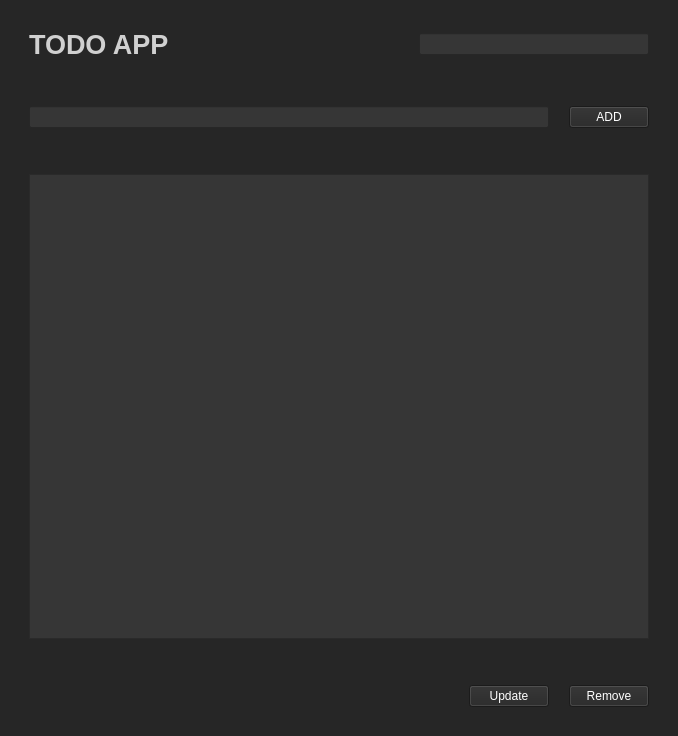
<?xml version="1.0" encoding="UTF-8"?>
<ui version="4.0">
 <class>TODO</class>
 <widget class="QMainWindow" name="TODO">
  <property name="geometry">
   <rect>
    <x>0</x>
    <y>0</y>
    <width>678</width>
    <height>736</height>
   </rect>
  </property>
  <property name="windowTitle">
   <string>MainWindow</string>
  </property>
  <property name="styleSheet">
   <string notr="true">background-color: rgb(54, 54, 54);</string>
  </property>
  <property name="unifiedTitleAndToolBarOnMac">
   <bool>true</bool>
  </property>
  <widget class="QWidget" name="centralwidget">
   <property name="styleSheet">
    <string notr="true">background-color: rgb(38, 38, 38);
</string>
   </property>
   <layout class="QGridLayout" name="gridLayout">
    <item row="0" column="0">
     <layout class="QHBoxLayout" name="horizontalLayout_4">
      <property name="spacing">
       <number>20</number>
      </property>
      <property name="leftMargin">
       <number>20</number>
      </property>
      <property name="topMargin">
       <number>20</number>
      </property>
      <property name="rightMargin">
       <number>20</number>
      </property>
      <property name="bottomMargin">
       <number>20</number>
      </property>
      <item>
       <widget class="QLabel" name="label">
        <property name="styleSheet">
         <string notr="true">color: rgb(208, 208, 208);
font: 14pt &quot;Noto Sans Mono&quot;;</string>
        </property>
        <property name="frameShape">
         <enum>QFrame::NoFrame</enum>
        </property>
        <property name="text">
         <string>&lt;html&gt;&lt;head/&gt;&lt;body&gt;&lt;p&gt;&lt;span style=&quot; font-size:20pt; font-weight:600; font-style:normal;&quot;&gt;TODO APP&lt;/span&gt;&lt;/p&gt;&lt;/body&gt;&lt;/html&gt;</string>
        </property>
        <property name="margin">
         <number>0</number>
        </property>
       </widget>
      </item>
      <item>
       <spacer name="horizontalSpacer_2">
        <property name="orientation">
         <enum>Qt::Horizontal</enum>
        </property>
        <property name="sizeHint" stdset="0">
         <size>
          <width>40</width>
          <height>20</height>
         </size>
        </property>
       </spacer>
      </item>
      <item>
       <widget class="QLineEdit" name="search_box">
        <property name="focusPolicy">
         <enum>Qt::ClickFocus</enum>
        </property>
        <property name="styleSheet">
         <string notr="true">color: rgb(255, 255, 255);
background-color: rgb(54, 54, 54);</string>
        </property>
       </widget>
      </item>
     </layout>
    </item>
    <item row="1" column="0">
     <layout class="QHBoxLayout" name="horizontalLayout_3">
      <property name="spacing">
       <number>20</number>
      </property>
      <property name="leftMargin">
       <number>20</number>
      </property>
      <property name="topMargin">
       <number>20</number>
      </property>
      <property name="rightMargin">
       <number>20</number>
      </property>
      <property name="bottomMargin">
       <number>20</number>
      </property>
      <item>
       <widget class="QLineEdit" name="task_input">
        <property name="styleSheet">
         <string notr="true">background-color: rgb(54, 54, 54);
color: rgb(255, 255, 255);</string>
        </property>
       </widget>
      </item>
      <item>
       <widget class="QPushButton" name="add_task">
        <property name="styleSheet">
         <string notr="true">color: rgb(255, 255, 255);</string>
        </property>
        <property name="text">
         <string>ADD</string>
        </property>
       </widget>
      </item>
     </layout>
    </item>
    <item row="2" column="0">
     <layout class="QHBoxLayout" name="horizontalLayout">
      <property name="spacing">
       <number>20</number>
      </property>
      <property name="leftMargin">
       <number>20</number>
      </property>
      <property name="topMargin">
       <number>20</number>
      </property>
      <property name="rightMargin">
       <number>20</number>
      </property>
      <property name="bottomMargin">
       <number>20</number>
      </property>
      <item>
       <widget class="QListWidget" name="task_list">
        <property name="font">
         <font>
          <pointsize>14</pointsize>
         </font>
        </property>
        <property name="styleSheet">
         <string notr="true">background-color: rgb(54, 54, 54);
color: rgb(255, 255, 255);
</string>
        </property>
       </widget>
      </item>
     </layout>
    </item>
    <item row="3" column="0">
     <layout class="QHBoxLayout" name="horizontalLayout_2">
      <property name="spacing">
       <number>20</number>
      </property>
      <property name="leftMargin">
       <number>20</number>
      </property>
      <property name="topMargin">
       <number>20</number>
      </property>
      <property name="rightMargin">
       <number>20</number>
      </property>
      <property name="bottomMargin">
       <number>20</number>
      </property>
      <item>
       <spacer name="horizontalSpacer">
        <property name="orientation">
         <enum>Qt::Horizontal</enum>
        </property>
        <property name="sizeHint" stdset="0">
         <size>
          <width>417</width>
          <height>20</height>
         </size>
        </property>
       </spacer>
      </item>
      <item>
       <widget class="QPushButton" name="update_task">
        <property name="styleSheet">
         <string notr="true">color: rgb(255, 255, 255);
</string>
        </property>
        <property name="text">
         <string>Update</string>
        </property>
       </widget>
      </item>
      <item>
       <widget class="QPushButton" name="remove_task">
        <property name="styleSheet">
         <string notr="true">color: rgb(255, 255, 255);</string>
        </property>
        <property name="text">
         <string>Remove</string>
        </property>
       </widget>
      </item>
     </layout>
    </item>
   </layout>
  </widget>
 </widget>
 <resources/>
 <connections/>
</ui>
